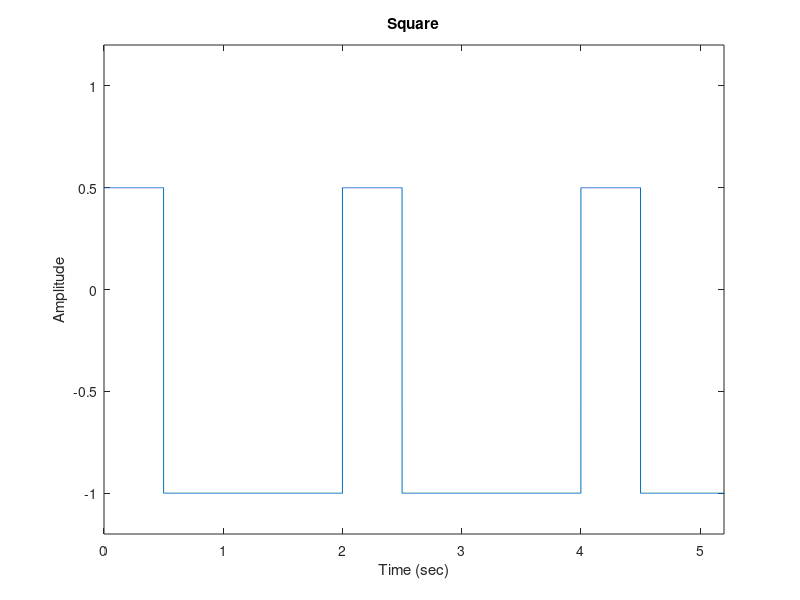

This chart was generated by the following MATLAB code:
function t1_ex_1_Tudor_Sorina()

F = 5000;
timp = 0:1/F:100;

x2 = square(pi*timp,25);

for i = 1:1:length(x2)
   if x2(i) > 0
       x2(i) = x2(i)/2;
   end
end

plot(timp,x2)
axis([0 5.2 -1.2 1.2])
xlabel('Time (sec)')
ylabel('Amplitude')
title('Square')

end